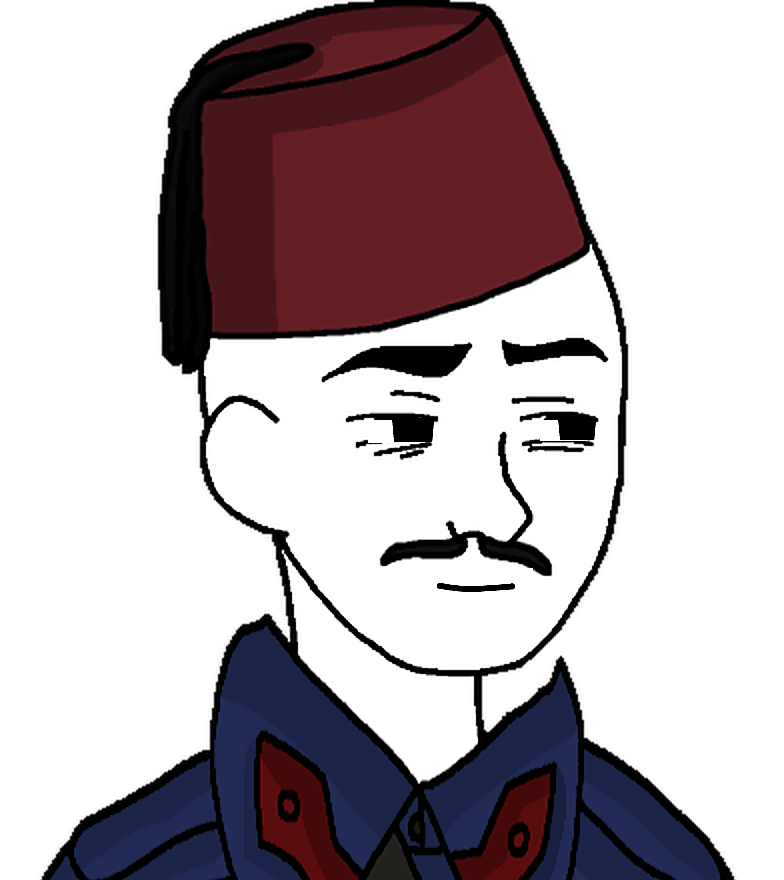
#> input picture episodes/edirne-sarayi-1878/chars/asker_sakin.png, 784 x 880 px, given in place of goeben_osmanli_sakin.png, which was not available
$ python uret.py
#> lines starting #> are read from the running program, lines starting #| are printed output that depends on the picture; after the words box and inside, x2 and y2 are one past the last pixel; in counts of white or black regions, pixels touching at a corner belong together
"""edirne-sarayi-1878: hazır kıyafetli iki Osmanlı askeri ve ters köşe yüz varyantı.

    python episodes/edirne-sarayi-1878/chars/uret.py

Kaynaklar (kaynak/ altında):
  goeben_osmanli_sakin.png  episodes/goeben-fes-1914/chars/osmanli_sakin.png (HF clayshoaf/Wojaks 5_Twinkjak/15359
                            "Twinjak Ottoman", 2x büyütülmüş, sırıtışı silinmiş). A (sol), er.
  pasa_doomer.png           HF clayshoaf/Wojaks 5_Doomer/13926, 516x476: fes, apoletli siyah üniforma. B (sağ), adsız paşa.
Düzenlemeler (el kitabı §10):
  - A: haki yeşil ceket (1909 sonrası renk) 1877-78 Osmanlı piyadesinin lacivert ceketine boyandı (bağlı bölge).
  - A ters köşe varyantı asker_sok: iri göz + küçük göz bebeği (sağa), iç ucu kalkık kaş, "O" ağız, alında mavi
    çizgiler, başın önünde 3 damla.
  - B: 2x LANCZOS + UnsharpMask(2,60,2).
Bakış yönü dosyanın kendisine göre kaydedilir (python -m wojak yon ...); episode.yaml'da faces: yok.
Çizim yardımcıları catalhoyuk-sekinin-alti/chars/uret.py'den kopyalandı.
"""
from __future__ import annotations

import math
import random
import sys
from pathlib import Path

import numpy as np
from PIL import Image, ImageDraw

HERE = Path(__file__).resolve().parent
ROOT = HERE.parents[2]
KAYNAK = HERE / "kaynak"
sys.path.insert(0, str(ROOT / "tools"))
import kit_varyant  # noqa: E402

SS = 4
BLACK = (0, 0, 0, 255)
WHITE = (255, 255, 255, 255)


# [14 lines left out: functions poly_mask, sil, not called in this run]


def kutu(x0, y0, x1, y1):
    return [(x0, y0), (x1, y0), (x1, y1), (x0, y1)]


# [12 lines left out: function catmull, not called in this run]


class Cizim:
    def __init__(self, im, seed=1):
        self.im = im
        self.rng = random.Random(seed)

    # [61 lines left out: functions _maske, _bas, cizgi, elips, poligon, ter and 2 more, not called in this run]


from PIL import ImageFilter  # noqa: E402
from scipy import ndimage  # noqa: E402

MAVI = (60, 120, 230, 255)
LACIVERT = np.array([28, 36, 72])


def asker_sakin():
    im = Image.open(KAYNAK / "goeben_osmanli_sakin.png").convert("RGBA")
#> im is the input picture: PIL image 784x880 RGBA; mean R, G, B, A 61.4, 52.4, 56.5, 131.8
    a = np.array(im).astype(np.int32)
    r, g, b, al = a[..., 0], a[..., 1], a[..., 2], a[..., 3]
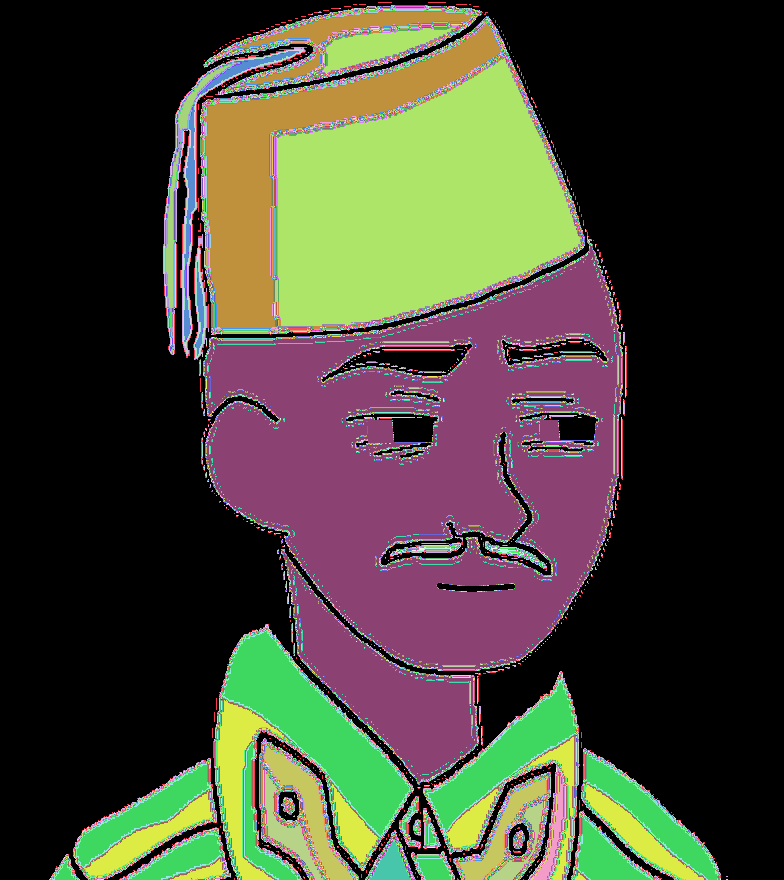
#> r: shape (880, 784) int32; 256 distinct labels, from 0 to 255; one colour per label, 0 black
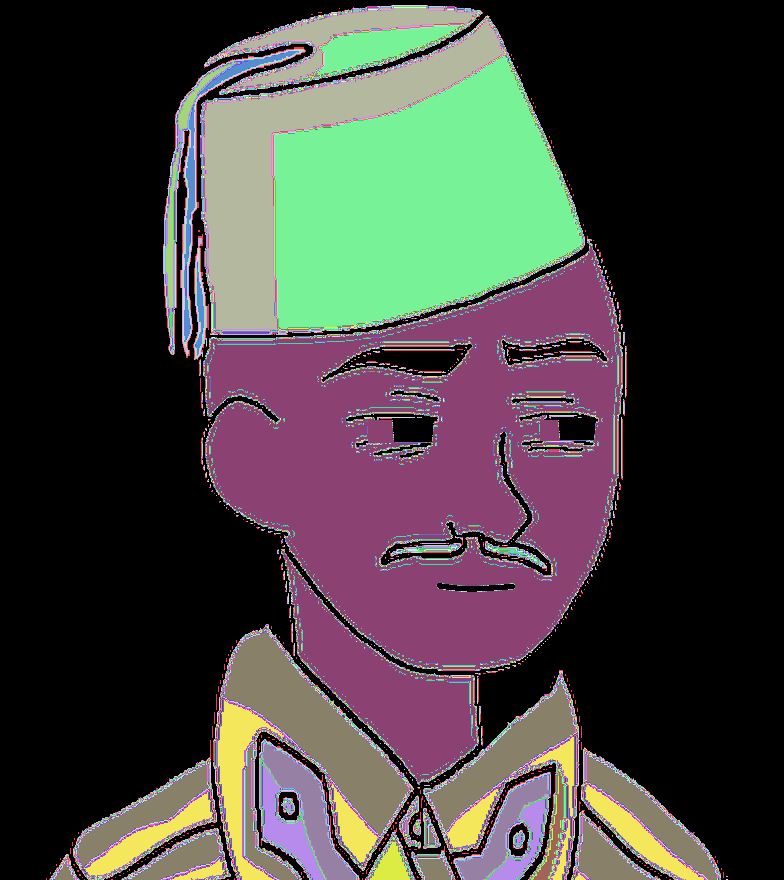
#> g: shape (880, 784) int32; 256 distinct labels, from 0 to 255; one colour per label, 0 black
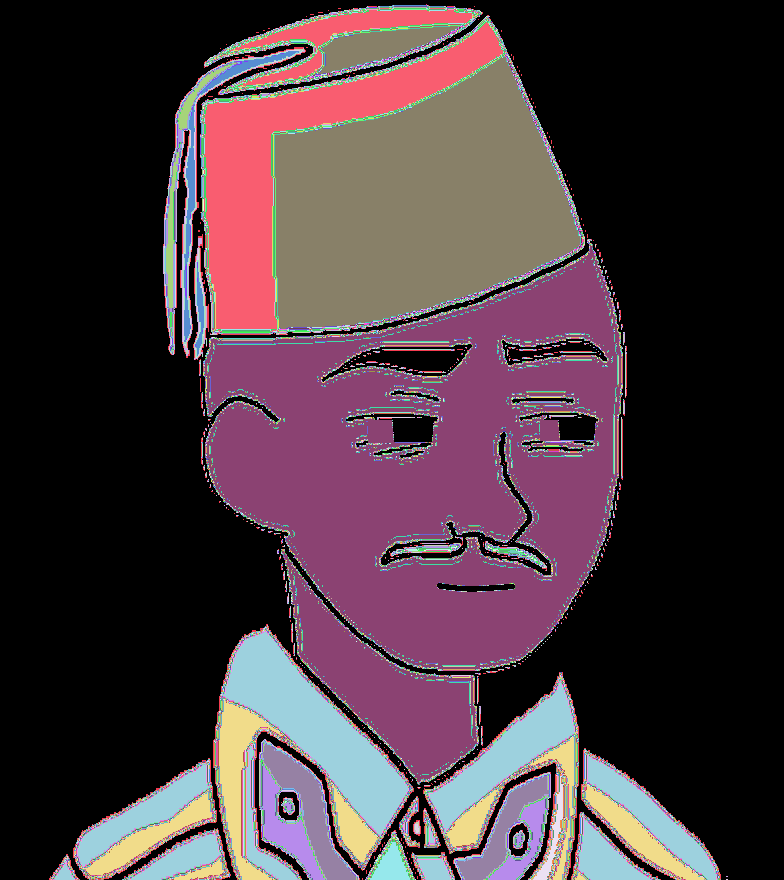
#> b: shape (880, 784) int32; 256 distinct labels, from 0 to 255; one colour per label, 0 black
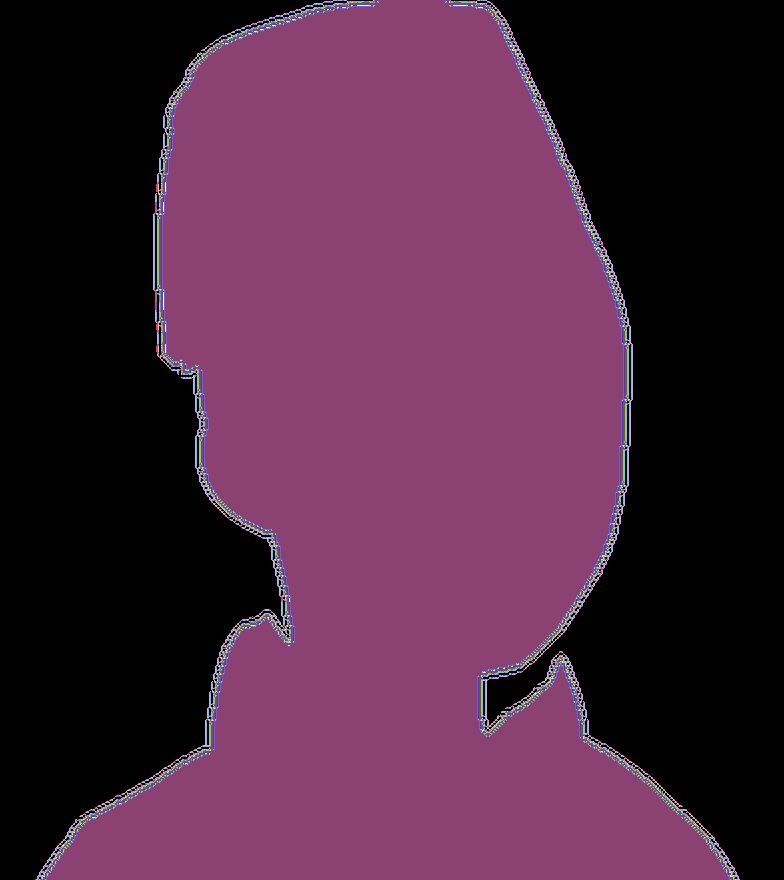
#> al: shape (880, 784) int32; 193 distinct labels, from 0 to 255; one colour per label, 0 black
    yesil = (al > 0) & (g > r + 3) & (g > b + 3) & (g < 200)
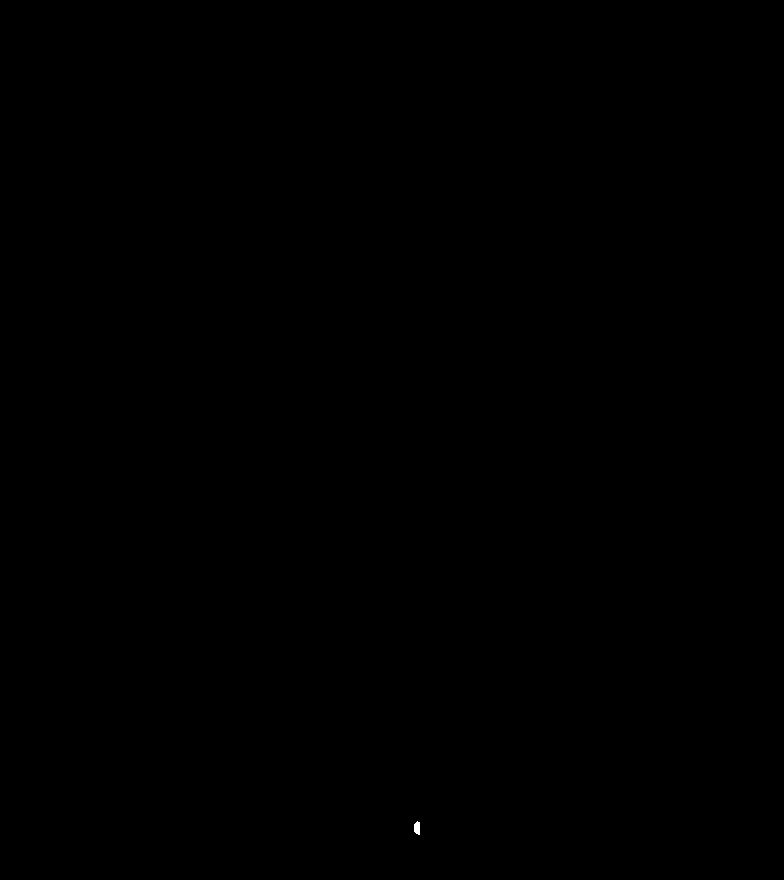
#> yesil: shape (880, 784) bool; 0.01% white; 1 white region, box (x1, y1, x2, y2) and area: (414, 821, 420, 835) 69
    lab, n = ndimage.label(ndimage.binary_dilation(yesil, iterations=1))
#> lab: shape (880, 784) int32; values 0 (black) and 1 (white), 0.01% white; 1 white region, box (x1, y1, x2, y2) and area: (413, 820, 421, 836) 102
#> n = 1
    buyuk = [i for i in range(1, n + 1) if (lab == i).sum() > 400]
#> buyuk = []
    m = np.isin(lab, buyuk) & yesil
#> m: shape (880, 784) bool; every value is 0
    # gölge tonunu koru: parlaklık oranıyla lacivert
#> (the run stopped early here; a loop or call above may not have finished)
